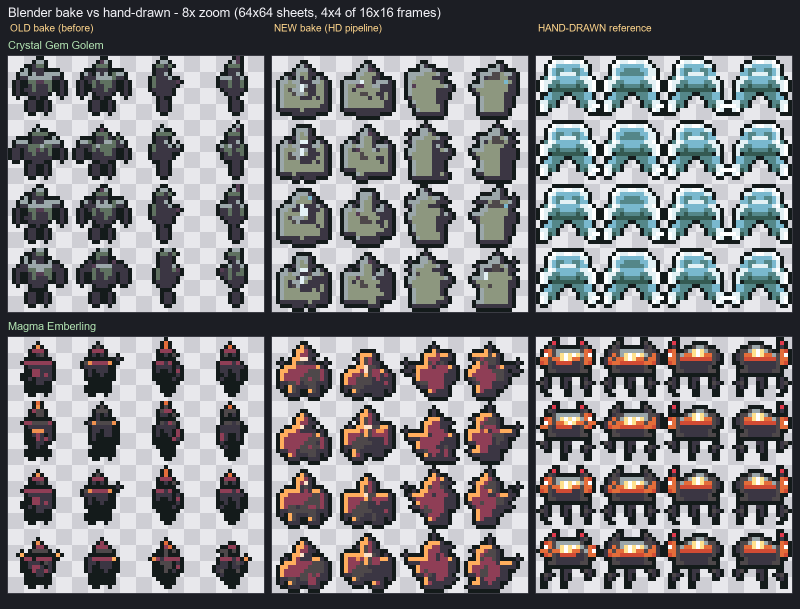
#> input picture tools/monster_bake_comparison_hd.png, 1600 x 1218 px, given in place of color_down_0.png, which was not available (shown at 1/2 size)
$ python blender_bake_normalmap.py monster_bake_comparison_hd.png
#> lines starting #> are read from the running program, lines starting #| are printed output that depends on the picture; pictures that were not available may be replaced by others from this repository, and a replacement may not be noted
#!/usr/bin/env python3
"""Bake a Blender creature into a Wayfarer-Online monster sheet AND a matching
normal-map sheet (for Phaser's Light2D pipeline).

This is the normal-map companion to tools/blender_bake_monster_sheet.py. It reuses
the SAME creature builders, camera, ortho scale, animation and style post-pass, so
the colour sheet it emits is stylistically identical to the existing custom-monster
sheets. The only addition is a second render pass per frame that writes the
camera-space surface normal as an RGB image (the normal map).

Why camera-space normals: Phaser's Light2D fragment shader (Light.frag) does
    normal = normalize(uInverseRotationMatrix * (normalMap.rgb * 2.0 - 1.0))
i.e. it expects a tangent/view-space normal where R = screen-right, G = screen-up,
B = toward the viewer. Rendering the Blender Geometry normal transformed WORLD->CAMERA
and encoded as (n * 0.5 + 0.5) gives exactly that. The normal pass uses a Raw view
transform so the encoding is not sRGB-shifted.

Outputs (both 64x64, 4x4 grid of 16x16 frames, frame-aligned):
  <name>.png     colour sprite sheet  (posterised + 1px outline, like the game)
  <name>_n.png   normal map sheet     (same silhouette + outline footprint)

Blender lives at: D:/tools/blender-4.5.14-windows-x64/blender.exe (4.5.14 LTS).
Run (one command produces both sheets):
  "D:/tools/blender-4.5.14-windows-x64/blender.exe" --background \\
      --python tools/blender_bake_normalmap.py -- \\
      --creature gemgolem --outdir .scratch-blender/nlspike --name gemgolem \\
      --dest public/assets/custom/nlspike

Blender's bundled python has numpy but NOT PIL, so the script runs in two modes:
under Blender it renders + shells out to the system python for the post-pass.
"""
import os
import sys
import math
import json
import subprocess

try:
    import bpy  # noqa: F401
    IN_BLENDER = True
except Exception:  # system python -> PIL post-pass only
    IN_BLENDER = False

DIRS = ['down', 'up', 'left', 'right']
DIR_ROT = {'down': 0.0, 'up': 180.0, 'left': 90.0, 'right': 270.0}

OUTLINE = (0x14, 0x1b, 0x1b)
NEUTRAL_NORMAL = (128, 128, 255)  # flat surface facing the viewer

# Same palettes as blender_bake_monster_sheet.py (Ninja-Adventure master palette).
PALETTES = {
    'gemgolem': [
        OUTLINE, (0x3b, 0x36, 0x43), (0x4e, 0x48, 0x4a), (0x5f, 0x71, 0x60),
        (0x9b, 0xa7, 0xaa), (0x54, 0x3c, 0x52), (0x8f, 0x3e, 0x56),
        (0x79, 0xb8, 0xce), (0xe3, 0xf1, 0xf5),
    ],
    'emberling': [
        OUTLINE, (0x3b, 0x36, 0x43), (0x4e, 0x48, 0x4a), (0x8f, 0x3e, 0x56),
        (0xe0, 0x39, 0x4c), (0xe4, 0x6d, 0x3a), (0xef, 0x91, 0x4f),
        (0xff, 0xad, 0x5d), (0xfc, 0xe2, 0xca),
    ],
}
ANIM = {
    'gemgolem':  [(1.00, 1.00, 0.0), (0.90, 1.07, 0.0), (1.00, 1.00, 0.0), (1.09, 0.95, 0.0)],
    'emberling': [(1.00, 1.00, 0.0), (1.12, 0.93, 5.0), (1.00, 1.00, 0.0), (0.88, 1.08, -5.0)],
}


def parse_args(argv):
    a = argv[argv.index('--') + 1:] if '--' in argv else []
    out = {'creature': 'gemgolem', 'outdir': '.scratch-blender/nlspike', 'name': None,
           'dest': 'public/assets/custom/nlspike',
           'size': 32, 'frames': 4, 'ortho': 2.15, 'pypost': 'python3', 'post': False}
    i = 0
    while i < len(a):
        k = a[i].lstrip('-')
        if k == 'post':
            out['post'] = True; i += 1; continue
        if i + 1 < len(a):
            v = a[i + 1]
            out[k] = int(v) if k in ('size', 'frames') else (float(v) if k == 'ortho' else v)
            i += 2
        else:
            i += 1
    out['name'] = out['name'] or out['creature']
    return out


# --------------------------------------------------------------------------- blender
# [6 lines left out: function _set_in, not called in this run]


def flat_material(name, rgb):
    mat = bpy.data.materials.new(name)
    mat.use_nodes = True
    bsdf = mat.node_tree.nodes.get('Principled BSDF')
    _set_in(bsdf, ['Base Color'], (rgb[0], rgb[1], rgb[2], 1.0))
    _set_in(bsdf, ['Roughness'], 0.95)
    _set_in(bsdf, ['Metallic'], 0.0)
    _set_in(bsdf, ['Specular IOR Level', 'Specular'], 0.0)
    return mat


# [28 lines left out: function normal_material, not called in this run]


def _add(obj, mat):
    obj.data.materials.append(mat)
    return obj


# [20 lines left out: functions _ico, _cube, _cone, not called in this run]


def build_gemgolem():
    stone = flat_material('stone', (0.34, 0.40, 0.40))
    crystal = flat_material('crystal', (0.42, 0.24, 0.46))
    glow = flat_material('glow', (0.85, 0.96, 1.0))
    objs = []
    for sx in (-1, 1):
        objs.append(_add(_cube(1.0, (sx * 0.21, 0.0, 0.15), (0.20, 0.24, 0.30)), stone))
        objs.append(_add(_cube(1.0, (sx * 0.52, 0.0, 1.02), (0.26, 0.24, 0.22)), stone))
        objs.append(_add(_cube(1.0, (sx * 0.68, 0.0, 0.72), (0.16, 0.16, 0.46)), stone))
        objs.append(_add(_cube(0.11, (sx * 0.10, -0.19, 1.36), (1, 1, 1)), glow))
    objs.append(_add(_ico(1, 0.46, (0, 0, 0.80), (1.06, 0.80, 1.02)), stone))
    objs.append(_add(_ico(0, 0.25, (0, 0, 1.34), (1.0, 0.92, 1.0)), stone))
    objs.append(_add(_cone(5, 0.15, 0.44, (0.0, 0.06, 1.50), (math.radians(-10), 0, 0)), crystal))
    for sx in (-1, 1):
        objs.append(_add(_cone(5, 0.11, 0.36, (sx * 0.40, 0.14, 1.16),
                               (math.radians(-20), math.radians(sx * 22), 0)), crystal))
    objs.append(_add(_ico(0, 0.15, (0.0, -0.40, 0.86), (1.0, 0.7, 1.1)), crystal))
    return objs


# [16 lines left out: function build_emberling, not called in this run]


BUILDERS = {'gemgolem': build_gemgolem, 'emberling': build_emberling}


def render_creature(args):
    creature = args['creature']
    size = int(args['size'])
    frames = int(args['frames'])
    outdir = os.path.abspath(args['outdir'])
    rawdir = os.path.join(outdir, 'raw', args['name'])
    os.makedirs(rawdir, exist_ok=True)

    bpy.ops.wm.read_factory_settings(use_empty=True)
#> (this line was passed over: bpy is not available in this run)
    scene = bpy.context.scene

    objs = BUILDERS[creature]()
#> (the call stopped at in flat_material, `mat = bpy.data.materials.new(name)`: bpy is not available in this run)

    bpy.ops.object.light_add(type='SUN', location=(-2.5, -3.0, 4.5))
    bpy.context.active_object.data.energy = 3.2
    bpy.context.active_object.data.angle = 0.0
    bpy.ops.object.light_add(type='SUN', location=(3.0, 2.0, 2.0))
    bpy.context.active_object.data.energy = 1.1
    world = bpy.data.worlds.new('W')
    scene.world = world
    world.use_nodes = True
    bg = world.node_tree.nodes['Background']
    bg.inputs[0].default_value = (0.30, 0.33, 0.40, 1.0)
    bg.inputs[1].default_value = 0.35

    cam_data = bpy.data.cameras.new('cam')
    cam_data.type = 'ORTHO'
    cam_data.ortho_scale = float(args['ortho'])
    cam = bpy.data.objects.new('cam', cam_data)
    scene.collection.objects.link(cam)
    tilt_deg = 85.0
    standoff = 10.0
    cam.location = (0, -standoff, 0.85 + standoff * math.tan(math.radians(90 - tilt_deg)))
    cam.rotation_euler = (math.radians(tilt_deg), 0, 0)
    scene.camera = cam

    scene.render.resolution_x = size
    scene.render.resolution_y = size
    scene.render.resolution_percentage = 100
    scene.render.film_transparent = True
    scene.render.image_settings.file_format = 'PNG'
    scene.render.image_settings.color_mode = 'RGBA'
    scene.render.image_settings.color_depth = '8'
    scene.render.filter_size = 0.01
    scene.view_settings.look = 'None'
    scene.view_settings.exposure = 0.0
    try:
        scene.eevee.taa_render_samples = 1
    except Exception:
        pass

    # colour pass: Standard (no filmic wash); normal pass: Raw (identity encode)
    COLOR_XFORM = 'Standard'
    try:
        scene.view_settings.view_transform = 'Raw'
        NORMAL_XFORM = 'Raw'
    except Exception:
        NORMAL_XFORM = 'Standard'

    pivot = bpy.data.objects.new('pivot', None)
    scene.collection.objects.link(pivot)
    for o in objs:
        o.parent = pivot

    nmat = normal_material('NL_normal', tilt_deg)
    anim = ANIM[creature]
    manifest = []
    for col, dname in enumerate(DIRS):
        for row in range(frames):
            sz, sxy, wob = anim[row % len(anim)]
            pivot.scale = (sxy, sxy, sz)
            pivot.rotation_euler = (0, 0, math.radians(DIR_ROT[dname] + wob))

            # ---- colour pass ----
            scene.view_settings.view_transform = COLOR_XFORM
            cpath = os.path.join(rawdir, f'color_{dname}_{row}.png')
            scene.render.filepath = cpath
            bpy.ops.render.render(write_still=True)

            # ---- normal pass: swap in the normal material, restore after ----
            scene.view_settings.view_transform = NORMAL_XFORM
            saved = []
            for o in objs:
                saved.append([m for m in o.data.materials])
                o.data.materials.clear()
                o.data.materials.append(nmat)
            npath = os.path.join(rawdir, f'normal_{dname}_{row}.png')
            scene.render.filepath = npath
            bpy.ops.render.render(write_still=True)
            for o, mats in zip(objs, saved):
                o.data.materials.clear()
                for m in mats:
                    o.data.materials.append(m)

            manifest.append({'dir': dname, 'row': row, 'color': cpath, 'normal': npath})
            print(f'RENDERED {dname} {row} -> {cpath} + {npath}')

    with open(os.path.join(outdir, 'raw', args['name'] + '.json'), 'w') as f:
        json.dump({'creature': creature, 'size': size, 'frames': frames,
                   'dirs': DIRS, 'frames_manifest': manifest}, f)

    script = os.path.abspath(__file__)
    cmd = [args['pypost'], script, '--', '--post', '--creature', creature, '--name', args['name'],
           '--outdir', outdir, '--size', str(size), '--frames', str(frames), '--dest', args['dest']]
    print('POST_CMD=' + ' '.join(cmd))
    r = subprocess.run(cmd, capture_output=True, text=True)
    sys.stdout.write(r.stdout)
    sys.stderr.write(r.stderr)
    print('POST_RC=' + str(r.returncode))
    return r.returncode


# --------------------------------------------------------------------------- PIL post
def _nearest(px, palette):
    best, bd = palette[0], 1 << 30
    for c in palette:
        d = (px[0] - c[0]) ** 2 + (px[1] - c[1]) ** 2 + (px[2] - c[2]) ** 2
        if d < bd:
            bd, best = d, c
    return best


def post_process(args):
    from PIL import Image
    creature = args['creature']
    size = int(args['size'])
    frames = int(args['frames'])
    outdir = os.path.abspath(args['outdir'])
    rawdir = os.path.join(outdir, 'raw', args['name'])
    dest = os.path.abspath(args['dest'])
    os.makedirs(dest, exist_ok=True)
    palette = PALETTES[creature]
    step = size // 16
    assert step >= 1 and step * 16 == size, 'render size must be an integer multiple of 16'

    def load16(path, posterise):
#> called with posterise = True
        im = Image.open(path).convert('RGBA')
        px = im.load()
        for y in range(size):
            for x in range(size):
                r, g, b, a = px[x, y]
                px[x, y] = (r, g, b, 255 if a >= 128 else 0)
        im = im.resize((16, 16), Image.NEAREST)
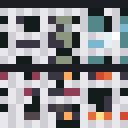
#> im: PIL image 16x16 RGBA (shown 8 times larger); mean R, G, B, A 138.3, 137.5, 140.3, 255
        p = im.load()
        if posterise:
            for y in range(16):
                for x in range(16):
                    r, g, b, a = p[x, y]
                    if a:
                        p[x, y] = _nearest((r, g, b), palette) + (255,)
        return im

    # --- pass 1: build 16x16 colour + normal cells ---
    col_cells, nrm_cells = {}, {}
    for col, dname in enumerate(DIRS):
        for row in range(frames):
            col_cells[(col, row)] = load16(os.path.join(rawdir, f'color_{dname}_{row}.png'), True)
            nrm_cells[(col, row)] = load16(os.path.join(rawdir, f'normal_{dname}_{row}.png'), False)
#> call 2 of load16, with posterise = False
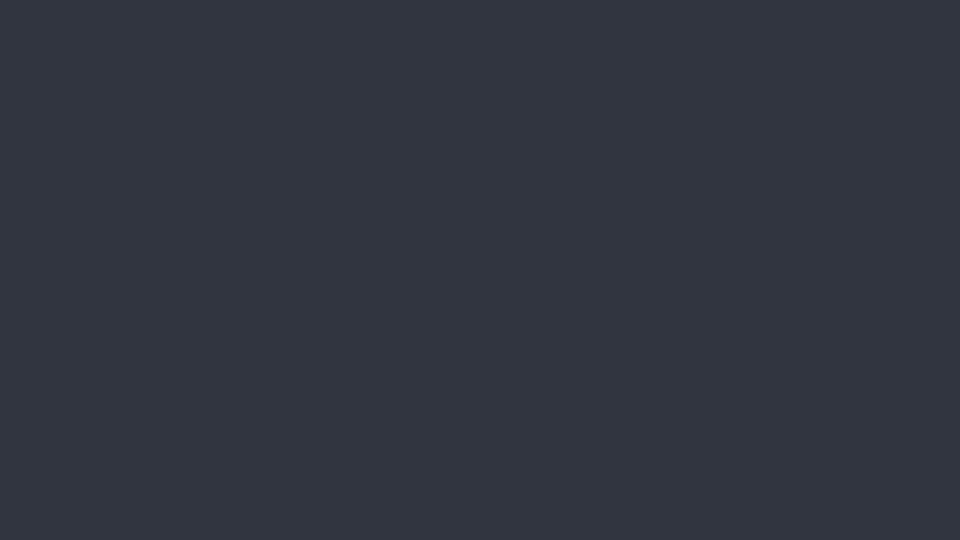
#> input picture videos/wayfarer-promo/.thumbnails/v5_7bcc423910fdf198_c4b488f56518f535_jpeg_source_index.html_1920x1080_1920x1080_1791346304552_0.00.jpg, 1920 x 1080 px, given in place of normal_down_0.png, which was not available (shown at 1/2 size)
#> in load16 (call 2), `im = im.resize((16, 16), Image.NEAREST)`:
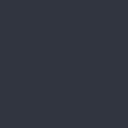
#> im: PIL image 16x16 RGBA (shown 8 times larger); mean R, G, B, A 49, 53, 64, 255

    # --- per-direction ground baseline (identical to the colour-sheet bake) ---
    baseline = {}
    for col in range(4):
        bottoms = []
        for row in range(frames):
            bb = col_cells[(col, row)].getbbox()
            if bb:
                bottoms.append(bb[3])
        baseline[col] = max(bottoms) if bottoms else 16

    sheet = Image.new('RGBA', (64, 64), (0, 0, 0, 0))
    nsheet = Image.new('RGBA', (64, 64), (0, 0, 0, 0))
    for col in range(4):
        for row in range(frames):
            cell = col_cells[(col, row)]
            bb = cell.getbbox()
            aligned = Image.new('RGBA', (16, 16), (0, 0, 0, 0))
            naligned = Image.new('RGBA', (16, 16), (0, 0, 0, 0))
            if bb:
                crop = cell.crop(bb)
                x_off = (16 - crop.width) // 2
                y_off = 14 - baseline[col] + bb[1]
                aligned.paste(crop, (x_off, y_off))

                # shift the normal cell by the SAME delta the colour content moved
                dx = x_off - bb[0]
                dy = y_off - bb[1]
                np_ = nrm_cells[(col, row)].load()
                na = naligned.load()
                for y in range(16):
                    for x in range(16):
                        sx, sy = x - dx, y - dy
                        if 0 <= sx < 16 and 0 <= sy < 16:
                            na[x, y] = np_[sx, sy]

            # 1px dark outline on the silhouette; matching neutral normal on those px
            src = aligned.copy()
            sp = src.load()
            ap = aligned.load()
            nap = naligned.load()
            for y in range(16):
                for x in range(16):
                    if sp[x, y][3]:
                        continue
                    edge = False
                    for ddx, ddy in ((1, 0), (-1, 0), (0, 1), (0, -1)):
                        nx, ny = x + ddx, y + ddy
                        if 0 <= nx < 16 and 0 <= ny < 16 and sp[nx, ny][3]:
                            edge = True
                            break
                    if edge:
                        ap[x, y] = OUTLINE + (255,)
                        nap[x, y] = NEUTRAL_NORMAL + (255,)

            # normal alpha follows the final colour silhouette exactly (incl. outline)
            for y in range(16):
                for x in range(16):
                    if ap[x, y][3]:
                        r, g, b, _ = nap[x, y]
                        nap[x, y] = (r, g, b, 255)
                    else:
                        nap[x, y] = (0, 0, 0, 0)

            sheet.paste(aligned, (col * 16, row * 16))
            nsheet.paste(naligned, (col * 16, row * 16))

    sprite_path = os.path.join(dest, args['name'] + '.png')
    normal_path = os.path.join(dest, args['name'] + '_n.png')
    sheet.save(sprite_path, format='PNG')
    # Phaser quirk (3.90): the sprite image is uploaded with UNPACK_FLIP_Y_WEBGL=true,
    # but a normal-map dataSource is not — Texture.setDataSource() builds its
    # TextureSource without a flipY argument and TextureSource defaults flipY=false.
    # The result is a vertically mirrored normal map, so the sheet is stored Y-flipped
    # here to line up with the sprite texture. Verified in-engine against controlled
    # uniform-UP and top/bottom-split normal maps.
    nsheet.transpose(Image.FLIP_TOP_BOTTOM).save(normal_path, format='PNG')
    print('SHEET=' + sprite_path + ' size=' + str(sheet.size))
    print('NORMAL=' + normal_path + ' size=' + str(nsheet.size) + ' (stored Y-flipped for Phaser Light2D)')


def main():
    args = parse_args(sys.argv)
    if IN_BLENDER and not args['post']:
        sys.exit(render_creature(args))
    if not IN_BLENDER and args['post']:
        post_process(args)
        return
    post_process(args)


if __name__ == '__main__':
#> (the run stopped early here; a loop or call above may not have finished)
